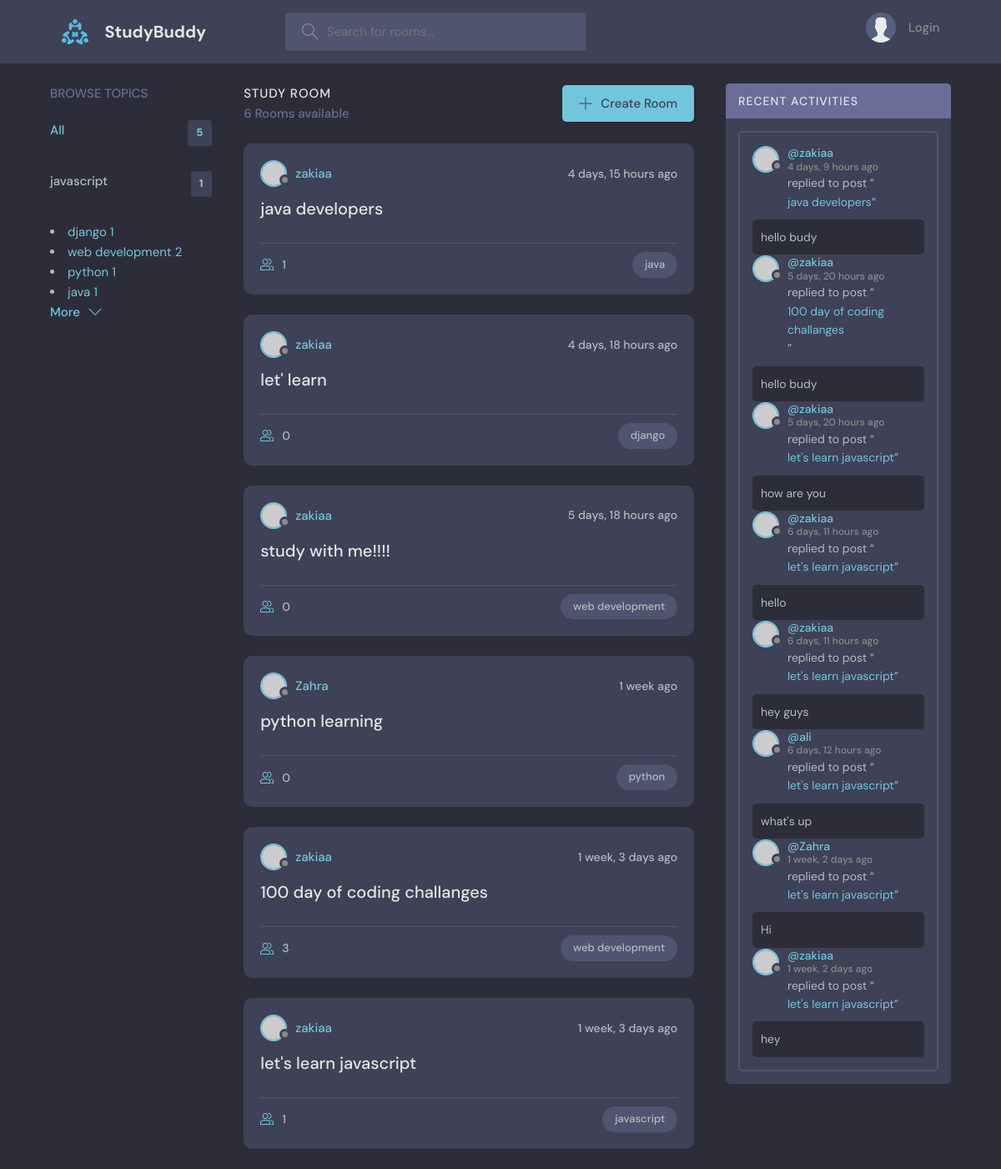
The page / on the database its author committed.
### base/models.py (models this page shows, shortened)
class Topic(models.Model):
    name = models.CharField(max_length=200)

class Room(models.Model):
    host = models.ForeignKey(User, on_delete=models.SET_NULL, null=True)
    topic = models.ForeignKey(Topic, on_delete=models.SET_NULL, null=True)
    name = models.CharField(max_length=200)
    description = models.TextField(null=True, blank=True)
    participants = models.ManyToManyField(User, related_name='participants', blank=True)
    updated = models.DateTimeField(auto_now=True)
    created = models.DateTimeField(auto_now_add=True)
    class Meta:
        ordering = ['-created','updated']
    def __str__(self):
        return self.name

class Message(models.Model):
    user = models.ForeignKey(User, on_delete=models.CASCADE)
    room = models.ForeignKey(Room, on_delete=models.CASCADE)
    body = models.TextField()
    updated = models.DateTimeField(auto_now=True)
    created = models.DateTimeField(auto_now_add=True)
    class Meta:
        ordering = ['-created', '-updated']

### base/views.py (the view)
# urls.py: path('', views.home, name='home'),
def home(request):
    q = request.GET.get('q') if request.GET.get('q') != None else ''
    rooms = Room.objects.filter(Q(topic__name__icontains=q) |
                               Q(name__icontains=q) |
                               Q(description__icontains=q))
    topics = Topic.objects.all()
    room_count = rooms.count()
    room_messages = Message.objects.filter(Q(room__topic__name__icontains=q))
    context = {
        'rooms': rooms,
        'topics': topics,
        'room_count': room_count,
        'room_messages' : room_messages
    }
    return render(request, 'base/home.html', context)

### base/templates/base/home.html (shortened to what this page needs)
{% extends 'main.html' %}
{% block content %}
<main class="layout layout--3">
  <div class="container">
   {% include 'base/topics_component.html' %}
    <div class="roomList">
      <div class="roomList__header">
        <div>
          <h2>Study Room</h2>
          <p>{{ room_count }} Rooms available</p>
        </div>
        <a class="btn btn--main" href="{% url 'create-room' %}">
          <svg version="1.1" xmlns="http://www.w3.org/2000/svg" width="32" height="32" viewBox="0 0 32 32">
            <title>add</title>
            <path
              d="M16.943 0.943h-1.885v14.115h-14.115v1.885h14.115v14.115h1.885v-14.115h14.115v-1.885h-14.115v-14.115z"
            ></path>
          </svg>
          Create Room
        </a>
      </div>
      {% include 'base/feed_component.html' %}
    </div>
    {% include 'base/activity_component.html' %}
  </div>
</main>
{% endblock content %}

### base/templates/base/topics_component.html (shortened to what this page needs)
<div class="topics">
  <div class="topics__header">
    <h2>Browse Topics</h2>
  </div>
  <ul class="topics__list">
    <li>
      <a href="{% url 'home' %}" class="active"> All <span> {{ topics.count}} </span></a>
    </li>
    {% for topic in topics %}
    <li>
      <a href="{% url 'home' %}?q={{ topic.name }}"> {{ topic.name }} <span>{{ topic.room_set.all.count }} </span></a>
    </li>
  </ul>
  {% endfor %}
  <a class="btn btn--link" href="{% url 'topics' %}">
    More
    <svg
      version="1.1"
      xmlns="http://www.w3.org/2000/svg"
      width="32"
      height="32"
      viewBox="0 0 32 32"
    >
      <title>chevron-down</title>
      <path d="M16 21l-13-13h-3l16 16 16-16h-3l-13 13z"></path>
    </svg>
  </a>
</div>

### base/templates/base/feed_component.html (shortened to what this page needs)
{% for room in rooms %}
<div class="roomListRoom">
  <div class="roomListRoom__header">
    <a href="{% url 'user-profile' room.host.id %}" class="roomListRoom__author">
      <div class="avatar avatar--small">
        <img src="https://randomuser.me/api/portraits/women/11.jpg" />
      </div>
      <span>{{room.host.username}}</span>
    </a>
    <div class="roomListRoom__actions">
      <span>{{room.created | timesince }} ago</span>
    </div>
  </div>
  <div class="roomListRoom__content">
    <a href="{% url 'room' room.id %}">{{room.name}}</a>
  </div>
  <div class="roomListRoom__meta">
    <a href="{% url 'room' room.id %}" class="roomListRoom__joined">
      {{ room.participants.all.count }}
    </a>
    <p class="roomListRoom__topic">{{room.topic.name}}</p>
  </div>
</div>
{% endfor %}

### base/templates/base/activity_component.html (shortened to what this page needs)
<div class="activities">
    <div class="activities__header">
      <h2>Recent Activities</h2>
    </div>
    <div class="activities__box">
        {% for message in room_messages %}
      <div class="activities__boxHeader roomListRoom__header">
        <a href="{% url 'user-profile' message.user.id %}" class="roomListRoom__author">
          <div class="avatar avatar--small">
            <img src="https://randomuser.me/api/portraits/women/11.jpg" />
          </div>
          <p>
            @{{ message.user }}
            <span>{{ message.created | timesince }} ago</span>
          </p>
        </a>
      </div>
      <div class="activities__boxContent">
        <p>replied to post “<a href="{% url 'room' message.room.id %}">{{message.room}}</a>”</p>
        <div class="activities__boxRoomContent">
            {{ message.body }}
        </div>
      </div>
      {% endfor %}
    </div>
  </div>

### rows shown on the page
Topic: name "javascript", room_set.all.count "1"
Topic: name "django", room_set.all.count "1"
Topic: name "web development", room_set.all.count "2"
Topic: name "python", room_set.all.count "1"
Topic: name "java", room_set.all.count "1"
Room: host.username "zakiaa", created "4 days, 15 hours", name "java developers", participants.all.count "1", topic.name "java"
Room: host.username "zakiaa", created "4 days, 18 hours", name "let' learn", participants.all.count "0", topic.name "django"
Room: host.username "zakiaa", created "5 days, 18 hours", name "study with me!!!!", participants.all.count "0", topic.name "web development"
Room: host.username "Zahra", created "1 week", name "python learning", participants.all.count "0", topic.name "python"
Room: host.username "zakiaa", created "1 week, 3 days", name "100 day of coding challanges", participants.all.count "3", topic.name "web development"
Room: host.username "zakiaa", created "1 week, 3 days", name "let's learn javascript", participants.all.count "1", topic.name "javascript"
Message: user "zakiaa", created "4 days, 9 hours", room "java developers", body "hello budy"
Message: user "zakiaa", created "5 days, 20 hours", room "100 day of coding challanges", body "hello budy"
Message: user "zakiaa", created "5 days, 20 hours", room "let's learn javascript", body "how are you"
Message: user "zakiaa", created "6 days, 11 hours", room "let's learn javascript", body "hello"
Message: user "zakiaa", created "6 days, 11 hours", room "let's learn javascript", body "hey guys"
Message: user "ali", created "6 days, 12 hours", room "let's learn javascript", body "what's up"
Message: user "Zahra", created "1 week, 2 days", room "let's learn javascript", body "Hi"
Message: user "zakiaa", created "1 week, 2 days", room "let's learn javascript", body "hey"

### other values the page prints
{{ topics.count }} "5"
{{ room_count }} "6"
